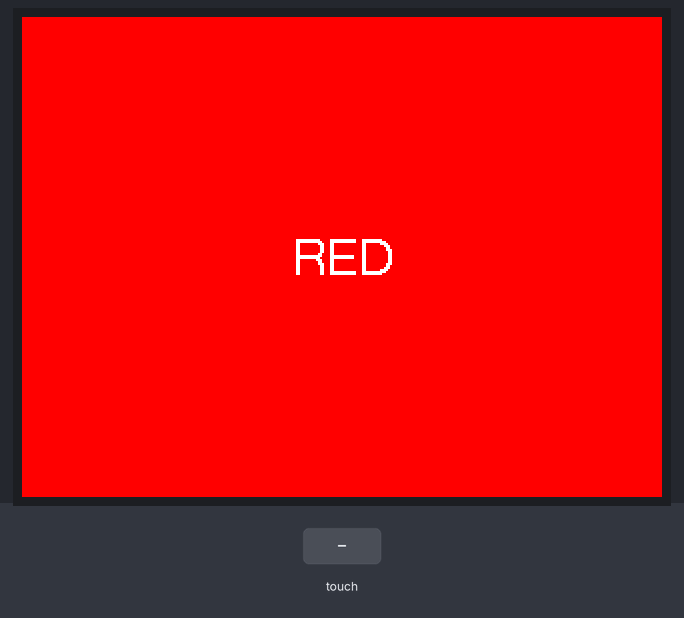
This sketch was run on a simulated ESP32. Parts: 320×240 colour display. The inputs (shaded band) are chosen by the test bench. What the sketch prints to the serial monitor is not drawn.

Above: at 0.3 s.
At 1.2 s:
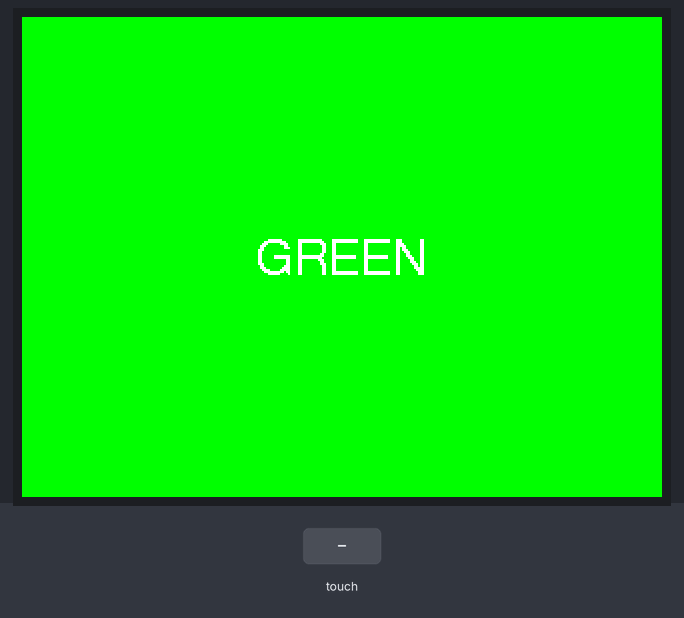
At 4.0 s:
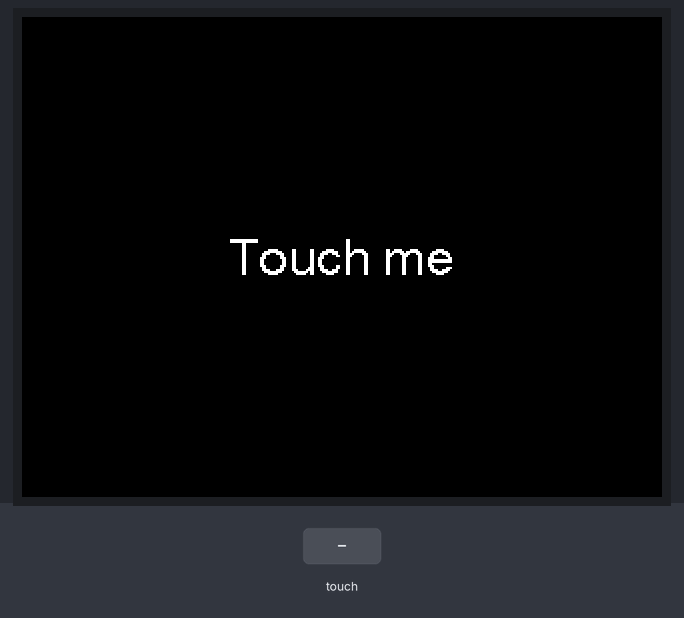
4.1 s: touch panel pressed at 13 % / 10 % of its raw x / y range
5.6 s: touch panel pressed at 38 % / 10 % of its raw x / y range
Timing chart, 0 to 8.6 s (numbered marks = the images above; inputs shaded):
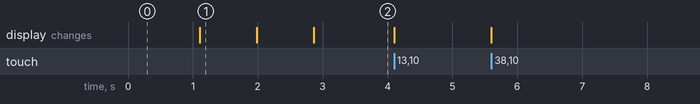

The sketch:

CYB-test.ino
```cpp
#include <TFT_eSPI.h>
#include <SPI.h>
#include <XPT2046_Touchscreen.h>

#define TOUCH_CS   33
#define TOUCH_IRQ  36
#define TOUCH_CLK  25
#define TOUCH_MISO 39
#define TOUCH_MOSI 32

#define TFT_RGB_ORDER TFT_BGR

TFT_eSPI tft;
SPIClass touchSPI(VSPI);
XPT2046_Touchscreen ts(TOUCH_CS, TOUCH_IRQ);

void setup() {
  Serial.begin(115200);

  tft.init();
  tft.invertDisplay(true);
  tft.setRotation(1);          // landscape, 320x240

  touchSPI.begin(TOUCH_CLK, TOUCH_MISO, TOUCH_MOSI, TOUCH_CS);
  ts.begin(touchSPI);
  ts.setRotation(1);

  uint16_t colors[] = {TFT_RED, TFT_GREEN, TFT_BLUE};
  const char* names[] = {"RED", "GREEN", "BLUE"};
  for (int i = 0; i < 3; i++) {
    tft.fillScreen(colors[i]);
    tft.setTextColor(TFT_WHITE);
    tft.drawCentreString(names[i], 160, 110, 4);
    delay(800);
  }
  tft.fillScreen(TFT_BLACK);
  tft.drawCentreString("Touch me", 160, 110, 4);

}

void loop() {
  if (ts.touched()) {
    TS_Point p = ts.getPoint();
    // raw values are roughly 200-3800; map to screen pixels
    int x = map(p.x, 200, 3800, 0, 320);
    int y = map(p.y, 200, 3800, 0, 240);
    tft.fillCircle(x, y, 3, TFT_YELLOW);
    Serial.printf("raw %d,%d -> %d,%d\n", p.x, p.y, x, y);
  }
}
```

Measured:
- what the display in image 1 shows lasts 0.9 s, from 1.1 s to 2.0 s
